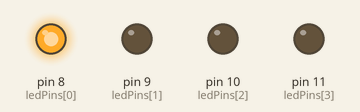
A sketch run on a simulated Arduino Uno, built with avr-gcc and run on an emulated ATmega328P. Parts: output pins drawn as LEDs (lit = HIGH).

Above: at 0.2 s.
At 1.2 s:
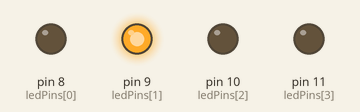
At 2.2 s:
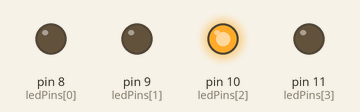
At 3.2 s:
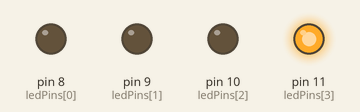
At 4.7 s:
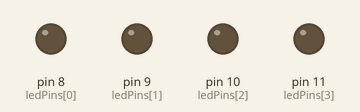
Timing chart, 0 to 5.2 s (numbered marks = the images above):
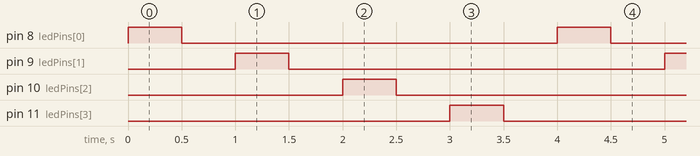

Measured:
- by itself, pin 8 (ledPins[0]), pin 9 (ledPins[1]), pin 10 (ledPins[2]), pin 11 (ledPins[3]): alternates HIGH for 0.50 s and LOW for 3.5 s
- by itself, everything shown: repeats every 4.0 s, in 8 steps

The sketch:

EX6-Sequencial-4-canais.ino
```cpp
/*
  Controle Sequencial de Quatro LEDs
  Este exemplo demonstra como controlar quatro LEDs conectados aos pinos 8, 9, 10 e 11 de um Arduino,
  acendendo cada um deles sequencialmente com um intervalo de 0,5 segundos.

  Elaborado/Adaptado por Epaminondas Lage
*/

// Definição dos pinos dos LEDs
const int ledPins[] = {8, 9, 10, 11}; // Pinos onde os LEDs estão conectados

void setup() {
  for (int i = 0; i < 4; i++) {
    pinMode(ledPins[i], OUTPUT); // Define os pinos dos LEDs como saída
  }
}

void loop() {
  for (int i = 0; i < 4; i++) {
    digitalWrite(ledPins[i], HIGH); // Acende o LED
    delay(500); // Espera 0,5 segundos
    digitalWrite(ledPins[i], LOW); // Apaga o LED
    delay(500); // Espera 0,5 segundos
  }
}
```
